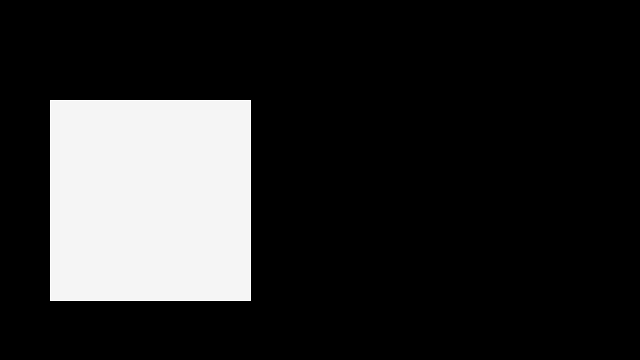
Frame 1 (no input)
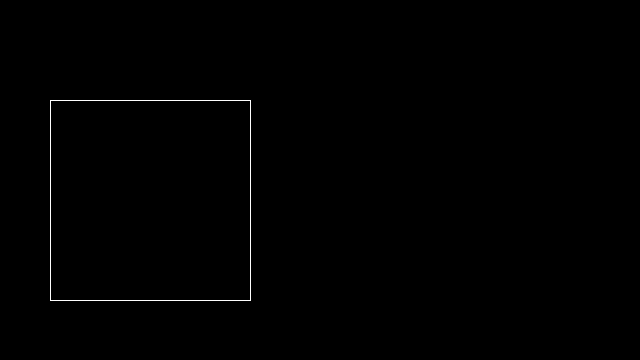
Frame 60 (the mouse pressed at the canvas centre just before this capture)
Frame 120 (the mouse held since frame 60 and released just before this capture): identical to frame 60, image omitted

The Processing sketch that drew these frames (run headless with seeded random() and noise(); from frame 60 on, the mouse is pressed at the canvas centre):

// Processing sketch: LogicalOperators
// ── LogicalOperators.pde
float x = 50;
float y = 100;
float w = 200;
float trans = 255;

void setup() {
  size(640, 360);
}

void draw() {
  background(0);
  stroke(255);


  if (mouseX > x && mouseX < x + w && mouseY > y && mouseY < y + w) {
    fill(trans = 255);
  } else {
    fill(trans-=10);
  }
  square(x, y, w);
}
